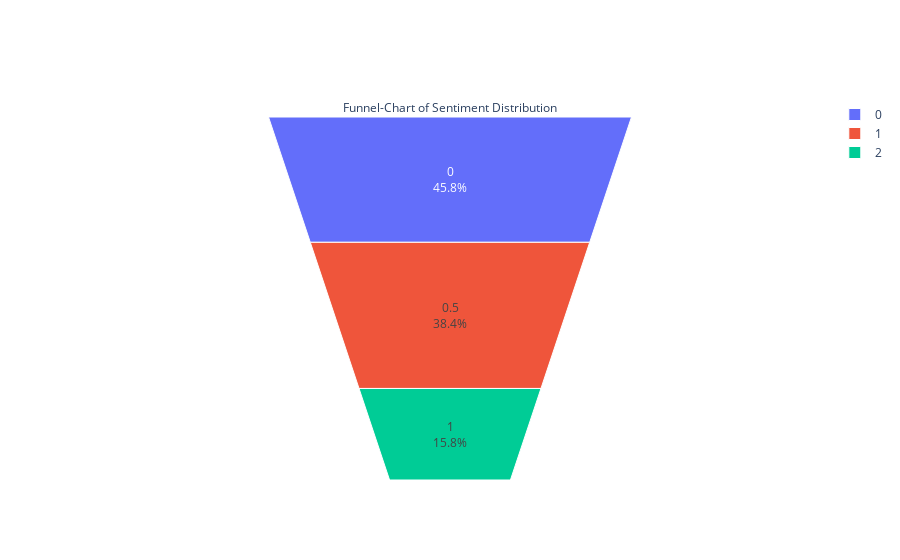

The code cell stored with this chart in its notebook:
### Code cell
#let's vizualize it using Funnelarea
#almost 47.3% of all tweets are NEGATIVE tweets while positive tweets makes only 15.4% of the tweets
fig = go.Figure(go.Funnelarea(
    text =temp.sentiment,
    values = temp.tweet,
    title = {"position": "top center", "text": "Funnel-Chart of Sentiment Distribution"}
    ))
fig.show()
#fig.write_image("datasets/fig1.png")

### Figure 1 — Plotly figure (JSON) as saved in the notebook; plotly's stock layout.template omitted (floating-point values rounded to 4 significant figures)
{"data": [{"text": [0, 0.5, 1], "title": {"position": "top center", "text": "Funnel-Chart of Sentiment Distribution"}, "type": "funnelarea", "values": [1606, 1345, 553]}], "layout": {}}
